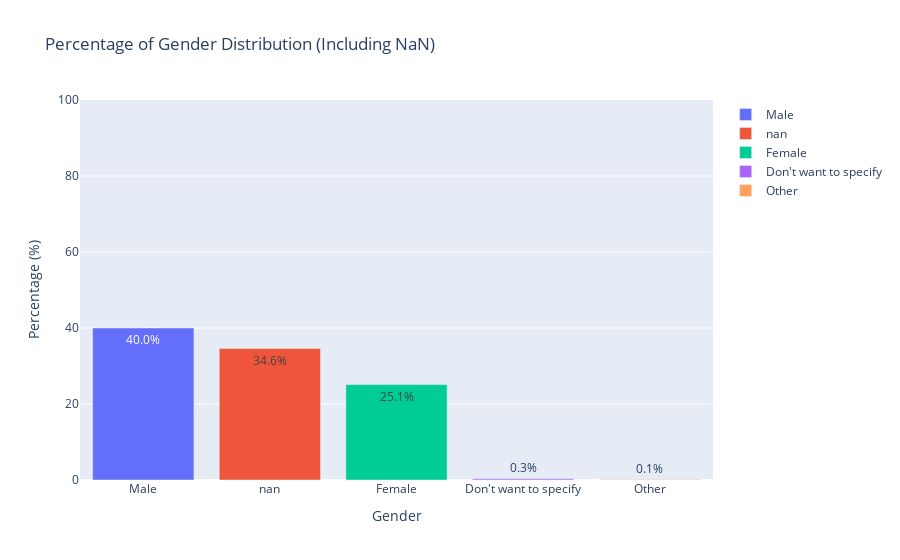

Notebook code for this chart:
### Code cell
# Calculate the percentage of each gender
gender_counts = df['Gender'].value_counts(dropna=False)
gender_percentages = (gender_counts / total_entries) * 100

# Round the gender percentages to 1 decimal place
gender_percentages_rounded = gender_percentages.round(1)

# Create a bar plot using plotly
fig = px.bar(x=gender_percentages_rounded.index.astype(str), y=gender_percentages_rounded.values, 
             labels={'x': 'Gender', 'y': 'Percentage (%)'}, 
             title='Percentage of Gender Distribution (Including NaN)',
             text=[f'{val}%' for val in gender_percentages_rounded.values],
             color=gender_percentages_rounded.index.astype(str))

# layout for better visualization
fig.update_layout(xaxis_title='Gender', yaxis_title='Percentage (%)', yaxis_range=[0, 100], legend_title_text='')
fig.show()

### Figure 1 — Plotly figure (JSON) as saved in the notebook; plotly's stock layout.template omitted (floating-point values rounded to 4 significant figures)
{"data": [{"alignmentgroup": "True", "hovertemplate": "color=Male<br>Gender=%{x}<br>Percentage (%)=%{y}<br>text=%{text}<extra></extra>", "legendgroup": "Male", "marker": {"color": "#636efa", "pattern": {"shape": ""}}, "name": "Male", "offsetgroup": "Male", "orientation": "v", "showlegend": true, "text": ["40.0%"], "textposition": "auto", "type": "bar", "x": ["Male"], "xaxis": "x", "y": [40], "yaxis": "y"}, {"alignmentgroup": "True", "hovertemplate": "color=nan<br>Gender=%{x}<br>Percentage (%)=%{y}<br>text=%{text}<extra></extra>", "legendgroup": "nan", "marker": {"color": "#EF553B", "pattern": {"shape": ""}}, "name": "nan", "offsetgroup": "nan", "orientation": "v", "showlegend": true, "text": ["34.6%"], "textposition": "auto", "type": "bar", "x": ["nan"], "xaxis": "x", "y": [34.6], "yaxis": "y"}, {"alignmentgroup": "True", "hovertemplate": "color=Female<br>Gender=%{x}<br>Percentage (%)=%{y}<br>text=%{text}<extra></extra>", "legendgroup": "Female", "marker": {"color": "#00cc96", "pattern": {"shape": ""}}, "name": "Female", "offsetgroup": "Female", "orientation": "v", "showlegend": true, "text": ["25.1%"], "textposition": "auto", "type": "bar", "x": ["Female"], "xaxis": "x", "y": [25.1], "yaxis": "y"}, {"alignmentgroup": "True", "hovertemplate": "color=Don't want to specify<br>Gender=%{x}<br>Percentage (%)=%{y}<br>text=%{text}<extra></extra>", "legendgroup": "Don't want to specify", "marker": {"color": "#ab63fa", "pattern": {"shape": ""}}, "name": "Don't want to specify", "offsetgroup": "Don't want to specify", "orientation": "v", "showlegend": true, "text": ["0.3%"], "textposition": "auto", "type": "bar", "x": ["Don't want to specify"], "xaxis": "x", "y": [0.3], "yaxis": "y"}, {"alignmentgroup": "True", "hovertemplate": "color=Other<br>Gender=%{x}<br>Percentage (%)=%{y}<br>text=%{text}<extra></extra>", "legendgroup": "Other", "marker": {"color": "#FFA15A", "pattern": {"shape": ""}}, "name": "Other", "offsetgroup": "Other", "orientation": "v", "showlegend": true, "text": ["0.1%"], "textposition": "auto", "type": "bar", "x": ["Other"], "xaxis": "x", "y": [0.1], "yaxis": "y"}], "layout": {"barmode": "relative", "legend": {"title": {"text": ""}, "tracegroupgap": 0}, "title": {"text": "Percentage of Gender Distribution (Including NaN)"}, "xaxis": {"anchor": "y", "domain": [0, 1], "title": {"text": "Gender"}}, "yaxis": {"anchor": "x", "domain": [0, 1], "range": [0, 100], "title": {"text": "Percentage (%)"}}}}
